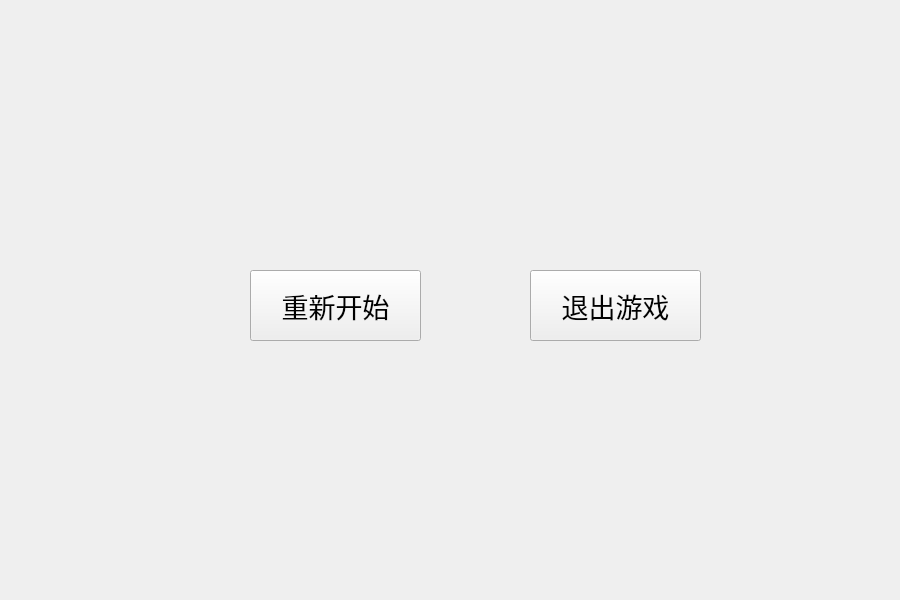
<?xml version="1.0" encoding="UTF-8"?>
<ui version="4.0">
 <class>gameover</class>
 <widget class="QWidget" name="gameover">
  <property name="geometry">
   <rect>
    <x>0</x>
    <y>0</y>
    <width>900</width>
    <height>600</height>
   </rect>
  </property>
  <property name="windowTitle">
   <string>Form</string>
  </property>
  <widget class="QLabel" name="label">
   <property name="geometry">
    <rect>
     <x>-70</x>
     <y>-60</y>
     <width>991</width>
     <height>671</height>
    </rect>
   </property>
   <property name="text">
    <string/>
   </property>
   <property name="pixmap">
    <pixmap resource="res.qrc">:/img/photo/gameover.png</pixmap>
   </property>
  </widget>
  <widget class="QPushButton" name="pushButton">
   <property name="geometry">
    <rect>
     <x>250</x>
     <y>270</y>
     <width>171</width>
     <height>71</height>
    </rect>
   </property>
   <property name="font">
    <font>
     <pointsize>20</pointsize>
    </font>
   </property>
   <property name="text">
    <string>重新开始</string>
   </property>
  </widget>
  <widget class="QPushButton" name="pushButton_2">
   <property name="geometry">
    <rect>
     <x>530</x>
     <y>270</y>
     <width>171</width>
     <height>71</height>
    </rect>
   </property>
   <property name="font">
    <font>
     <pointsize>20</pointsize>
    </font>
   </property>
   <property name="text">
    <string>退出游戏</string>
   </property>
  </widget>
 </widget>
 <resources>
  <include location="res.qrc"/>
 </resources>
 <connections/>
</ui>
